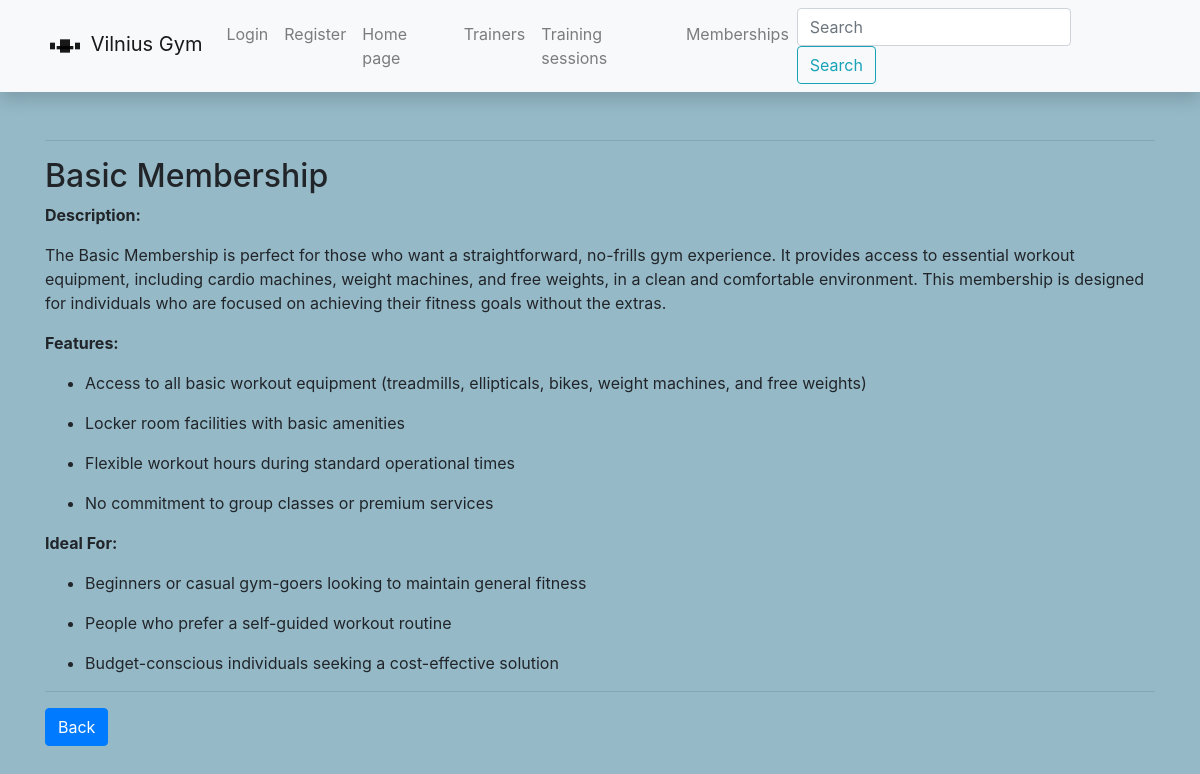
/gym/displaymembership/9b46f592-37a1-4822-be98-5675702633be, run on the app's committed database.
### gym/models.py (models this page shows, shortened)
class DisplayMembership(models.Model):
    id = models.UUIDField(primary_key=True, default=uuid.uuid4)
    name = models.CharField('Name', max_length=50)
    price = models.FloatField('Price EUR', help_text='Enter membership price')
    description = HTMLField()
    cover = models.ImageField(upload_to='covers/membership_covers', blank=True, null=True)

### gym/views.py (the view)
# urls.py: path('displaymembership/<uuid:pk>', views.DisplayMembershipDetailView.as_view(), name='displaymembership-one'),
class DisplayMembershipDetailView(generic.DetailView):
    model = DisplayMembership
    context_object_name = 'displaymembership'
    template_name = 'display_membership.html'

### gym/templates/display_membership.html
{% extends 'base.html' %}
{% block content %}
<hr>
<h2>{{ displaymembership.name }}</h2>
<a>{{ displaymembership.description|safe }} </a>
<hr>
<a href="{% url 'displaymemberships-all' %}" class="btn btn-primary">Back</a>
{% endblock %}

### gym/static/css/styles.css (style rules this page uses)
body { background-color: #95B9C7; }

### data on the page
DisplayMembership: name "Basic Membership", description "Description: The Basic Membership is perfect for those who want a straightforward, no-frills gym experience. It provides access to essential workout equipment, including cardio machines, weight machines, and free weights, in a clean and comfortable environment. This membership is designed for individuals who are focused on achieving their fitness goals without the extras. Features: Access to all basic workout equipment (treadmills, ellipticals, bikes, weight machines, and free weights) Locker room facilities with basic amenities Flexible workout hours during standard operational times No commitment to group classes or premium services Ideal For: Beginners or casual gym-goers looking to…"
